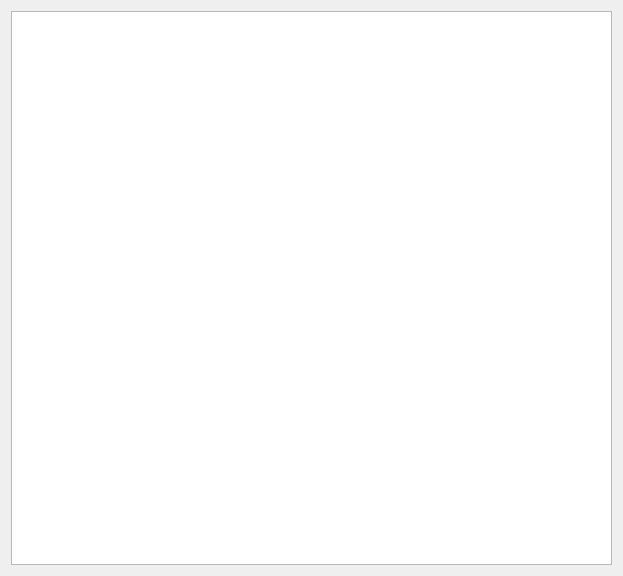
<?xml version="1.0" encoding="UTF-8"?>
<ui version="4.0">
 <class>XML_Viewer</class>
 <widget class="QDialog" name="XML_Viewer">
  <property name="geometry">
   <rect>
    <x>0</x>
    <y>0</y>
    <width>623</width>
    <height>576</height>
   </rect>
  </property>
  <property name="windowTitle">
   <string>Visualizador NFe</string>
  </property>
  <layout class="QGridLayout" name="gridLayout">
   <item row="0" column="0">
    <widget class="QTreeView" name="treeView">
     <property name="alternatingRowColors">
      <bool>true</bool>
     </property>
    </widget>
   </item>
  </layout>
 </widget>
 <resources/>
 <connections/>
</ui>
